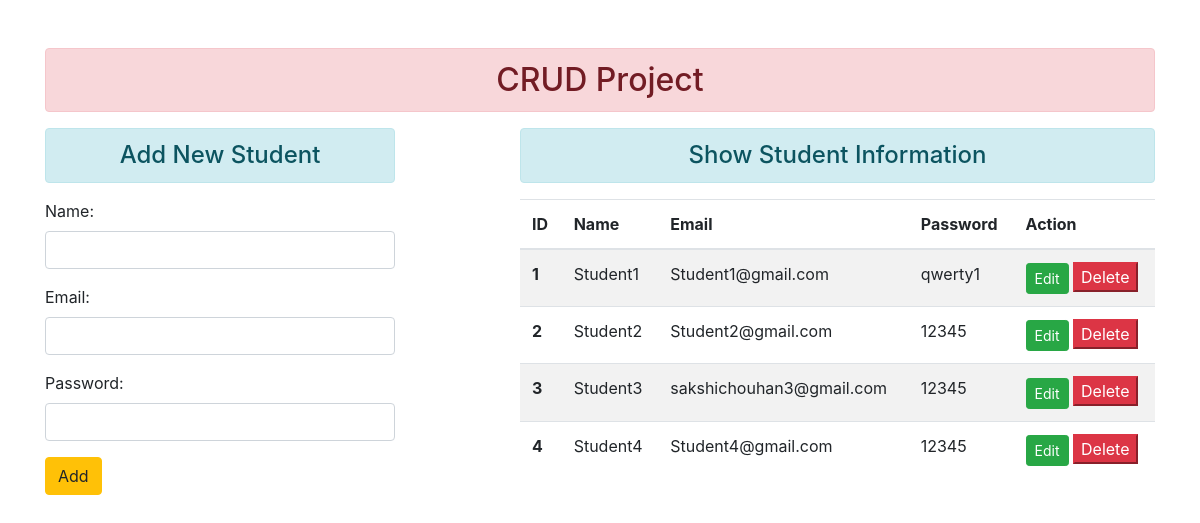
The page / on the database its author committed.
### crud/models.py (models this page shows)
class User(models.Model):
	name = models.CharField(max_length=70)
	email = models.EmailField(max_length=100)
	password = models.CharField(max_length=100)

### crud/views.py (the view)
# urls.py: path('',views.add_show,name="addandshow"),
def add_show(request):
	if request.method == 'POST':
		fm = StudentRegistrations(request.POST)
		if fm.is_valid():
			nm = fm.cleaned_data['name']
			em = fm.cleaned_data['email']
			pw = fm.cleaned_data['password']
			reg = User(name=nm, email=em, password=pw)
			reg.save()
			fm = StudentRegistrations()
	else:
		fm = StudentRegistrations()
	stud = User.objects.all()
	return render(request, 'crud/addandshow.html', {'form':fm ,'stu':stud})

### crud/forms.py
class StudentRegistrations(forms.ModelForm):
	class Meta:
		model = User
		fields = ['name', 'email', 'password']
		widgets = {
			'name' : forms.
			TextInput(attrs={'class':'form-control'}),
			'name' : forms.TextInput(attrs={'class':'form-control'}),
			'email' : forms.EmailInput(attrs={'class':'form-control'}),
			'password' : forms.PasswordInput(render_value=True, attrs={'class':'form-control'})
		}

### crud/templates/crud/addandshow.html (shortened to what this page needs)
{% extends 'crud/base.html' %}
{% block content %}
<div class="row">
 <div class="col-sm-4">
 	<h4 class="text-center alert alert-info">Add New Student</h4>
	<form action="" method="POST">
	 	{{form.as_p}}
	 	<button type="submit" class="btn btn-warning">Add</button>
	</form>
	 </div>
	 <div class="col-sm-7 offset-1">
	 	<h4 class="text-center alert alert-info">Show Student Information</h4>
	 	{% if stu %}
	 	<table class="table table-striped">
			<thead>
		     <tr>
			    <th scope="col">ID</th>
			    <th scope="col">Name</th>
			    <th scope="col">Email</th>
			    <th scope="col">Password</th>
			     <th scope="col">Action</th>
		     </tr>
		 	</thead>
		  <tbody>
		  	{% for st in stu %}
		    <tr>
		      <th scope="row">{{st.id}}</th>
		      <td>{{st.name}}</td>
		      <td>{{st.email}}</td>
		      <td>{{st.password}}</td>
		      <td>
		      	<a href="{% url 'updatedata' st.id %}"  class="btn btn-success btn-sm">Edit</a>
		      	<form action="{% url 'deletedata' st.id%}"method="post" class="d-inline"> {% csrf_token %}
		      		<input type="submit" class="btn-danger" value="Delete">
		      	</form>
		      </td>
		    </tr>
		    {% endfor %}
		  </tbody>
		</table>
 	{% else %}
 	<h4 class="text-center alert alert-warning">No records </h4>
 	{% endif %}
 </div>
</div>
{% endblock content %}

### crud/templates/crud/base.html (shortened to what this page needs)
<!DOCTYPE html>
{% load static %}
<html>
<head>
	<link rel="stylesheet" href="{% static '/crud/css/bootstrap.css' %}">
</head>
<body>
	<div class="container mt-5">
		<h2 class="text-center alert alert-danger">CRUD Project</h2>
		{% block content %}{% endblock content %}
	</div>
</body>
</html>

### rows shown on the page
User: id "1", name "Student1", email "Student1@gmail.com", password "qwerty1"
User: id "2", name "Student2", email "Student2@gmail.com", password "12345"
User: id "3", name "Student3", email "sakshichouhan3@gmail.com", password "12345"
User: id "4", name "Student4", email "Student4@gmail.com", password "12345"
